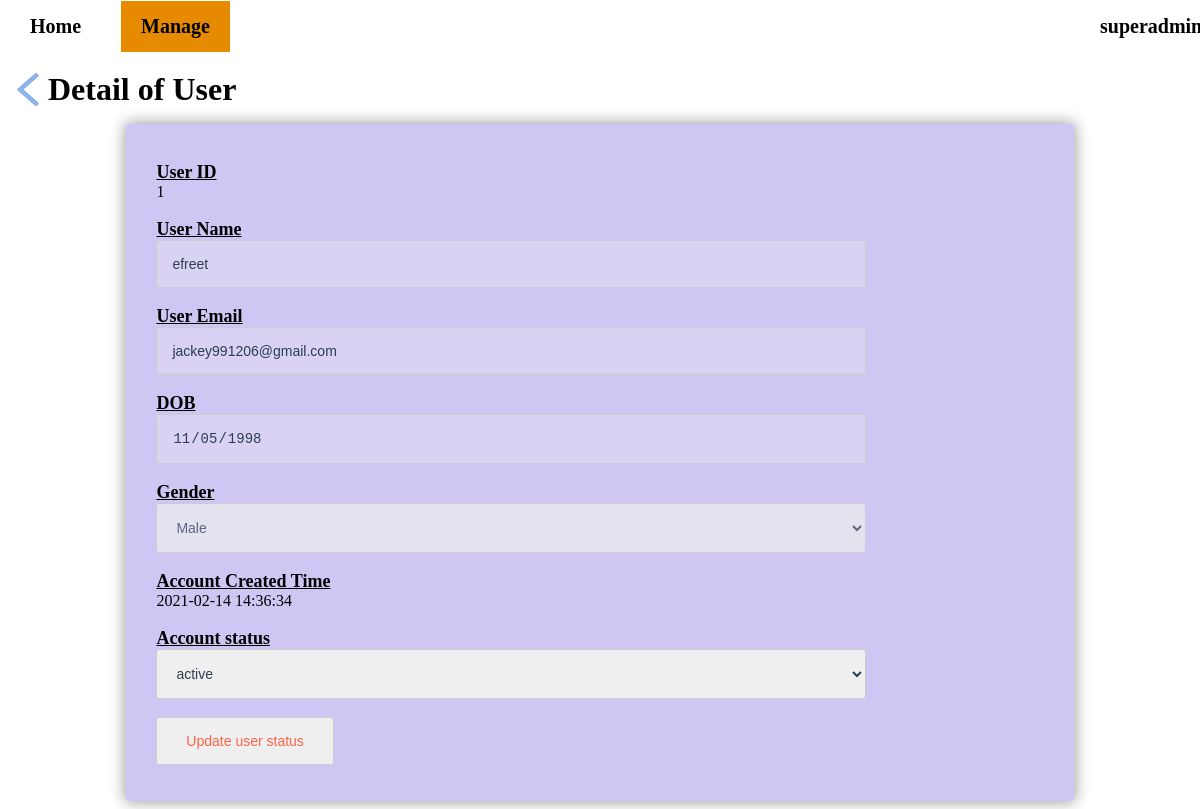
/admin/detail_user.php?user_detail&uid=1 (signed in), run on the app's committed database.
### tables this page shows
CREATE TABLE `users` (
  `uid` int(11) NOT NULL,
  `username` varchar(100) NOT NULL,
  `email` varchar(150) NOT NULL,
  `password_hash` varchar(255) NOT NULL,
  `date_of_birth` date NOT NULL,
  `gender` char(1) NOT NULL,
  `user_status` varchar(50) NOT NULL,
  `user_created_at` datetime DEFAULT current_timestamp()
);

### admin/detail_user.php (the view, shortened to what this page needs)
<?php
	require_once "../link.php";
	if(!isset($_SESSION["admin"]) || $_SESSION["admin"] !== true){
		header("location: ../index.php");
		exit;
    }else{
		$aid = $_SESSION["aid"];
		$adminname = $_SESSION["adminname"];
	}
    if(isset($_REQUEST['user_detail']))
    {
        $uid = $_REQUEST["uid"];
        $result = mysqli_query($link, "SELECT * from users where uid=$uid");
        $row = mysqli_fetch_assoc($result);
    }
?>
<html>
	<head>
        <link rel="stylesheet" href="../css/style.css">
        <link rel="stylesheet" type="text/css" href="../css/navigation.css">
	</head>
	<body>
        <ul class="no0">
			<li><a href="./admin_index.php">Home</a></li>
			<li class="dropdown"><a class="checkedclass" href="#">Manage</a>
			</li>
			<li class="dropdown" style="float:right; margin-right:50px; width:5%;"><a class="hoverclass" href="./detail_admin.php?admin_detail&caid=<?php echo $aid; ?>"><?php echo $adminname; ?></a>
			</li>
        </ul>
        <div class="titlebox">
			<a href="list_user.php"><img src="../img/icon-back.png" class="icon"></a>
			<h1>Detail of User</h1>
        </div>
        <fieldset class="adminlist">
		<form method="POST">
            <?php
                echo "<br><b>User ID</b><br>";
                echo $row["uid"];
                echo "<br><br><b>User Name</b><br>"; ?>
                <input type="text" name="username" disabled value="<?php echo $row['username']; ?>">
                <?php echo "<br><br><b>User Email</b><br>"; ?>
                <input type="email" name="email" disabled value="<?php echo $row['email']; ?>">
                <?php echo "<br><br><b>DOB</b><br>"; ?>
                <input type="date" name="dob" disabled value="<?php echo $row['date_of_birth']; ?>">
                <?php echo "<br><br><b>Gender</b><br>"; ?>
                <select name="gender" disabled><?php if($row['gender'] == 'M'){ ?>
					<option value='M' checked>Male<option value='F'>Female<?php }else if($row['gender'] == 'F'){ ?>
					<option value='F' checked>Female<option value='M'>Male<?php } ?>
				</select>
				<?php echo "<br><br><b>Account Created Time</b><br>";
                echo $row["user_created_at"];
				echo "<br><br><b>Account status</b><br>"; ?>
                <select name="status" required><?php if($row['user_status'] == "active"){ ?>
					<option value="active" checked>active<option value="blocked">temporary blocked<option value="permanent suspended">permanent suspended <?php }else if($row['user_status'] == "blocked"){ ?>
					<option value="blocked" checked>temporary blocked<option value="active">active<option value="permanent suspended">permanent suspended <?php }else if($row['user_status'] == "permanent suspended"){ ?>
					<option value="permanent suspended" checked>permanent suspended<?php } ?>
				</select>
			<br><br><input type="submit" value="Update user status">
		</form>
        </fieldset>
	</body>
</html>

### css/style.css (style rules this page uses)
fieldset { background: white; border: 0 none; border-radius: 3px; box-shadow: 0 0 15px 1px rgba(0, 0, 0, 0.4); padding: 20px 30px; box-sizing: border-box; width: 80%; margin: 0 10%; }
.contactform input[type="email"], input[type="submit"],textarea { padding: 15px; border: 1px solid #ccc; border-radius: 3px; width: 90%; box-sizing: border-box; color: #3b232d; font-size: 14px; }
img.icon { padding-top: 13px; width:40px; height:35px; float:left; }
.titlebox { margin-top:5%; height:65px; border-radius:8px 8px 0px 0px; }
.titlebox h1 { padding:12px 40px; margin:auto; color: black; }
.adminlist { background-color:#d0c6f3; }
.adminlist b { text-decoration: underline; font-size: 18px; }
.adminlist input[type="text"], input[type="password"], input[type="email"], input[type="date"], select { padding: 15px; border: 1px solid #ccc; border-radius: 3px; width: 80%; box-sizing: border-box; color: #2C3E50; font-size: 14px; }
.adminlist input[type="submit"] { margin-left: 0%; padding: 15px; border: 1px solid #ccc; border-radius: 3px; width: 20%; box-sizing: border-box; color: #b7e0d6; font-size: 14px; color: tomato; }

### css/navigation.css (style rules this page uses)
ul { list-style-type: none; text-align: center; padding: 0; right:0; left:0; top:-25px; position:fixed; }
li { float:left; font-weight:bold; font-size: 20px; padding: 10px; text-decoration:none; display: inline; }
li a { display:inline-block; font-weight:bold; text-align:center; text-decoration:none; padding: 14px 20px; }
.checkedclass { background-color:#e68a00; }
li a:visited, a:link { color:black; }
li.dropdown { display: block; }
ul.no0 { list-style-type: none; text-align: center; padding: 0; right:0; left:0; top:-25px; position:fixed; background-color:white; }

### data on the page
users: uid "1", username "efreet", email "jackey991206@gmail.com", dob "11/05/1998", gender "Male", user_created_at "2021-02-14 14:36:34", status "active"
